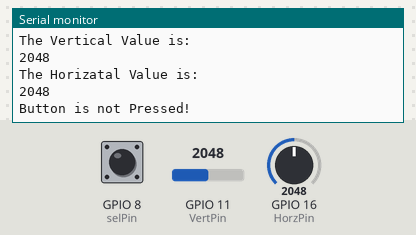
Bench run of a program on a simulated ESP32-S3. Parts: the last lines printed to the serial monitor. The inputs (shaded band) are chosen by the test bench; at power-on: GPIO 8 (selPin) HIGH, GPIO 11 (VertPin) = 2048, GPIO 16 (HorzPin) = 2048.

Above: at 2.2 s.
2.3 s: GPIO 8 (selPin) pulled LOW for 2.35 s
At 3.4 s:
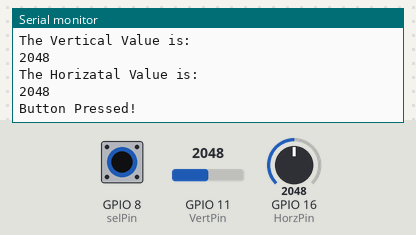
6.1 s: GPIO 11 (VertPin) set to 2866
At 7.8 s:
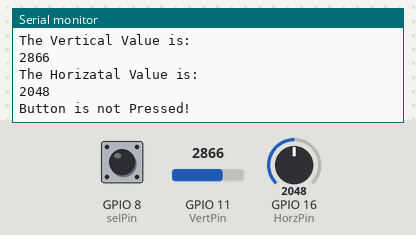
8.8 s: GPIO 16 (HorzPin) set to 1228
At 9.4 s:
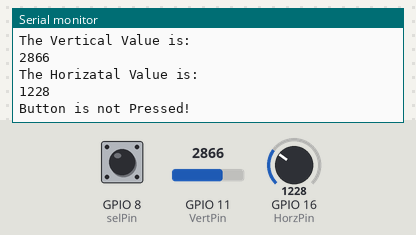
11.5 s: GPIO 11 (VertPin) set to 3603
14.2 s: GPIO 16 (HorzPin) set to 491
At 15.4 s:
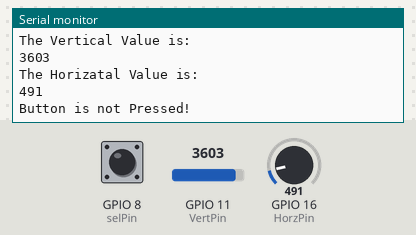
Timing chart, 0 to 17.2 s (numbered marks = the images above; inputs shaded):
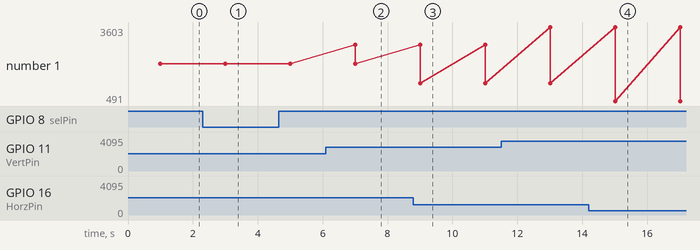

Measured:
- after the input at 2.3 s, the serial monitor: prints a new line after 0.70 s (image 1)
- after the input at 6.1 s, the serial monitor: prints a new line after 0.91 s (image 2)
- after the input at 8.8 s, the serial monitor: prints a new line after 0.21 s (image 3)
- after the input at 14.2 s, the serial monitor: prints a new line after 0.82 s (image 4)
- plotted number 1: 2048 → 1228 after the input at 8.8 s, 1228 → 491 after the input at 14.2 s

The program:

main.cpp
```cpp
#include<Arduino.h>
#define  VertPin 11
#define  HorzPin 16
#define  selPin 8

void setup(){
  Serial.begin(115200);
  pinMode(VertPin, INPUT);
  pinMode(HorzPin, INPUT);
  pinMode(selPin,INPUT_PULLUP);
  Serial.println("The JoyStick Started");
  delay(1000);
}
void loop(){
  int Vertical = analogRead(VertPin);
  int Horizantal = analogRead(HorzPin);
  bool selectionPin = digitalRead(selPin);
    Serial.println("The Vertical Value is: " );
    Serial.println(Vertical);
    Serial.println("The Horizatal Value is: ");
    Serial.println(Horizantal);
    if(selectionPin==LOW){
      Serial.println("Button Pressed!");
    }
    else{
      Serial.println("Button is not Pressed!");
    }

delay(2000);


}
```
